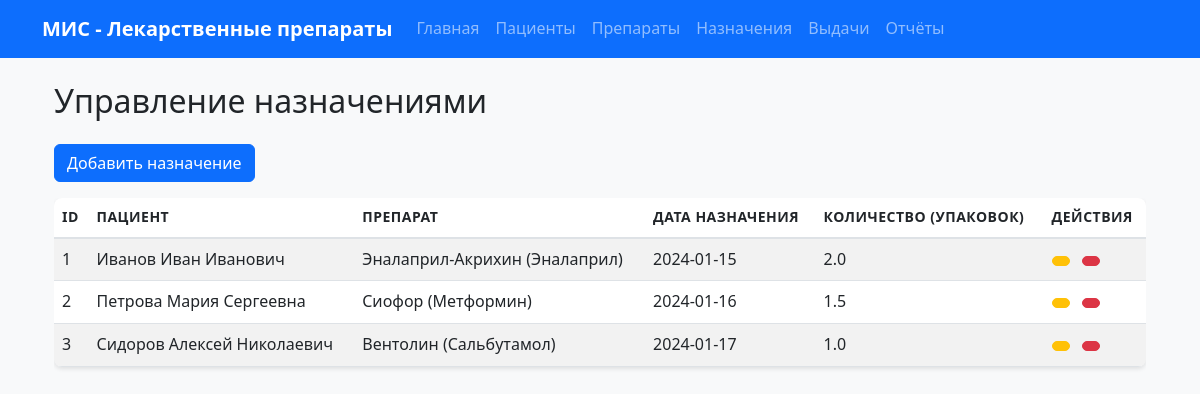
The page /prescriptions on the database its author committed.
### tables this page shows
CREATE TABLE prescriptions (
            prescription_id INTEGER PRIMARY KEY AUTOINCREMENT,
            patient_id INTEGER NOT NULL,
            medicine_id INTEGER NOT NULL,
            prescription_date DATE NOT NULL,
            quantity_packs REAL NOT NULL,
            daily_dose REAL,
            treatment_days INTEGER,
            created_at TIMESTAMP DEFAULT CURRENT_TIMESTAMP,
            updated_at TIMESTAMP DEFAULT CURRENT_TIMESTAMP,
            FOREIGN KEY (patient_id) REFERENCES patients (patient_id),
            FOREIGN KEY (medicine_id) REFERENCES medicines (medicine_id)
        );

CREATE TABLE patients (
            patient_id INTEGER PRIMARY KEY AUTOINCREMENT,
            fio TEXT NOT NULL,
            birth_year INTEGER NOT NULL,
            diagnosis TEXT NOT NULL,
            attending_doctor TEXT NOT NULL,
            created_at TIMESTAMP DEFAULT CURRENT_TIMESTAMP,
            updated_at TIMESTAMP DEFAULT CURRENT_TIMESTAMP
        );

CREATE TABLE medicines (
            medicine_id INTEGER PRIMARY KEY AUTOINCREMENT,
            smmn_node_code TEXT NOT NULL,
            section TEXT NOT NULL,
            standardized_mnn TEXT NOT NULL,
            trade_name_vk TEXT NOT NULL,
            standardized_dosage_form TEXT NOT NULL,
            standardized_dosage TEXT NOT NULL,
            characteristic TEXT,
            packaging INTEGER NOT NULL,
            price REAL NOT NULL,
            created_at TIMESTAMP DEFAULT CURRENT_TIMESTAMP,
            updated_at TIMESTAMP DEFAULT CURRENT_TIMESTAMP
        );

### routes.py (the view)
    @app.route("/prescriptions")
    def prescriptions():
        prescriptions = Prescription.get_all()
        patients = Patient.get_all()
        medicines = Medicine.get_all()
        return render_template("prescriptions.html",
                             prescriptions=prescriptions,
                             patients=patients,
                             medicines=medicines)

### database.py (called while the page is built)
def get_db():
    if 'db' not in g:
        g.db = sqlite3.connect(current_app.config['DATABASE_PATH'])
        g.db.row_factory = sqlite3.Row
    return g.db

def execute_query(query, params=None):
    db = get_db()
    if params:
        cursor = db.execute(query, params)
    else:
        cursor = db.execute(query)
    return cursor

def fetch_all(query, params=None):
    cursor = execute_query(query, params)
    return cursor.fetchall()

### models.py (called while the page is built)
    @staticmethod
    def get_all():
        query = "SELECT * FROM patients"
        rows = fetch_all(query)
        return [Patient(patient_id=row["patient_id"], fio=row["fio"], birth_year=row["birth_year"], diagnosis=row["diagnosis"], attending_doctor=row["attending_doctor"]) for row in rows]

    @staticmethod
    def get_all():
        query = "SELECT * FROM medicines"
        rows = fetch_all(query)
        return [Medicine(medicine_id=row["medicine_id"], smmn_node_code=row["smmn_node_code"], section=row["section"], standardized_mnn=row["standardized_mnn"], trade_name_vk=row["trade_name_vk"], standardized_dosage_form=row["standardized_dosage_form"], standardized_dosage=row["standardized_dosage"], characteristic=row["characteristic"], packaging=row["packaging"], price=row["price"]) for row in rows]

    @staticmethod
    def get_all():
        query = "SELECT * FROM prescriptions"
        rows = fetch_all(query)
        result = []
        for row in rows:
            daily_dose = row["daily_dose"] if "daily_dose" in row.keys() else None
            treatment_days = row["treatment_days"] if "treatment_days" in row.keys() else None
            result.append(Prescription(prescription_id=row["prescription_id"], patient_id=row["patient_id"], medicine_id=row["medicine_id"], prescription_date=row["prescription_date"], quantity_packs=row["quantity_packs"], daily_dose=daily_dose, treatment_days=treatment_days))
        return result

### templates/prescriptions.html (shortened to what this page needs)
{% extends "base.html" %}
{% block content %}
<div class="container mt-4">
    <h2 class="mb-4">Управление назначениями</h2>
    <a href="{{ url_for("add_prescription") }}" class="btn btn-primary mb-3">Добавить назначение</a>
    <div class="table-responsive">
        <table class="table table-striped table-hover">
            <thead>
                <tr>
                    <th>ID</th>
                    <th>Пациент</th>
                    <th>Препарат</th>
                    <th>Дата назначения</th>
                    <th>Количество (упаковок)</th>
                    <th>Действия</th>
                </tr>
            </thead>
            <tbody>
                {% for prescription in prescriptions %}
                <tr>
                    <td>{{ prescription.prescription_id }}</td>
                    <td>
                        {% for patient in patients %}
                            {% if patient.patient_id == prescription.patient_id %}
                                {{ patient.fio }}
                            {% endif %}
                        {% endfor %}
                    </td>
                    <td>
                        {% for medicine in medicines %}
                            {% if medicine.medicine_id == prescription.medicine_id %}
                                {{ medicine.trade_name_vk }} ({{ medicine.standardized_mnn }})
                            {% endif %}
                        {% endfor %}
                    </td>
                    <td>{{ prescription.prescription_date }}</td>
                    <td>{{ prescription.quantity_packs }}</td>
                    <td>
                        <a href="{{ url_for("edit_prescription", prescription_id=prescription.prescription_id) }}" class="btn btn-sm btn-warning me-2" title="Редактировать">
                        </a>
                        <form action="{{ url_for("delete_prescription", prescription_id=prescription.prescription_id) }}" method="POST" class="d-inline">
                            <button type="submit" class="btn btn-sm btn-danger" title="Удалить" onclick="return confirm("Вы уверены, что хотите удалить это назначение?");">
                            </button>
                        </form>
                    </td>
                </tr>
                {% else %}
                <tr>
                    <td colspan="6" class="text-center">Назначения пока не добавлены.</td>
                </tr>
                {% endfor %}
            </tbody>
        </table>
    </div>
</div>
{% endblock %}

### static/css/style.css (style rules this page uses)
:root { --primary-color: #0d6efd; --secondary-color: #6c757d; --success-color: #198754; --danger-color: #dc3545; --warning-color: #ffc107; --info-color: #0dcaf0; --light-color: #f8f9fa; --dark-color: #212529; }
body { font-family: 'Segoe UI', Tahoma, Geneva, Verdana, sans-serif; background-color: #f8f9fa; line-height: 1.6; }
.table { background-color: white; border-radius: 8px; overflow: hidden; box-shadow: 0 2px 4px rgba(0,0,0,0.1); }
.table thead th { border-bottom: 2px solid #dee2e6; font-weight: 600; text-transform: uppercase; font-size: 0.875rem; letter-spacing: 0.5px; }
.btn { border-radius: 6px; font-weight: 500; transition: all 0.2s ease; }

### rows shown on the page
prescriptions: prescription_id "1", prescription_date "2024-01-15", quantity_packs "2.0"
patients: fio "Иванов Иван Иванович"
medicines: trade_name_vk "Эналаприл-Акрихин", standardized_mnn "Эналаприл"
prescriptions: prescription_id "2", prescription_date "2024-01-16", quantity_packs "1.5"
patients: fio "Петрова Мария Сергеевна"
medicines: trade_name_vk "Сиофор", standardized_mnn "Метформин"
prescriptions: prescription_id "3", prescription_date "2024-01-17", quantity_packs "1.0"
patients: fio "Сидоров Алексей Николаевич"
medicines: trade_name_vk "Вентолин", standardized_mnn "Сальбутамол"
